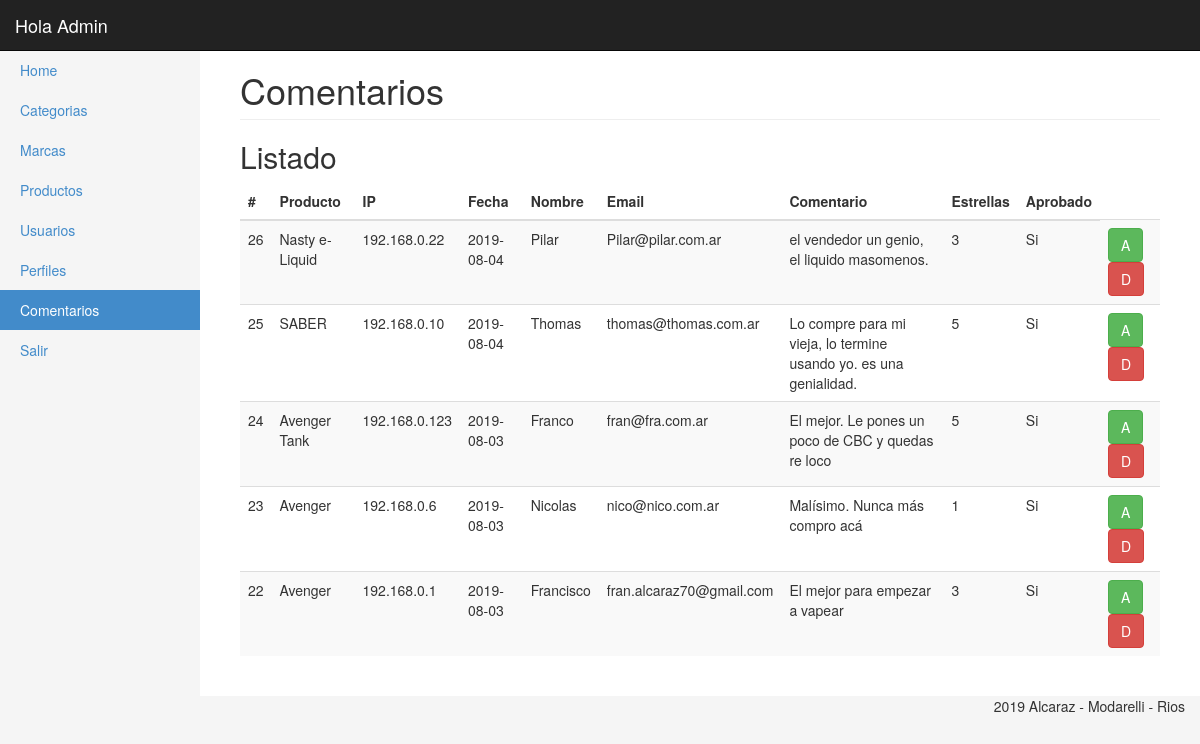
/_admin/comentarios.php?app=26 (signed in), run on the app's committed database.
### tables this page shows
CREATE TABLE `comentarios` (
  `id_comentario` int(11) NOT NULL,
  `id_producto` int(11) NOT NULL,
  `ip_origen` varchar(255) NOT NULL,
  `fecha` date NOT NULL,
  `txt_nombre` varchar(200) NOT NULL,
  `txt_email` varchar(200) NOT NULL,
  `txt_comentario` varchar(800) NOT NULL,
  `cant_estrellas` int(11) NOT NULL,
  `sn_aprobado` int(11) NOT NULL
);

CREATE TABLE `productos` (
  `id_producto` int(11) NOT NULL,
  `marca` int(11) DEFAULT NULL,
  `categoria` int(11) NOT NULL,
  `txt_desc` varchar(300) NOT NULL,
  `alt` varchar(300) NOT NULL,
  `img` varchar(800) NOT NULL,
  `descripcion` varchar(800) NOT NULL,
  `sn_destacado` int(11) DEFAULT '0',
  `sn_habilitado` int(11) DEFAULT '0'
);

### _admin/clases/comentarios.php (called while the page is built, shortened)
<?
Class Comentario{
	private $con;
	public function __construct($con){
		$this->con = $con;
	}
	public function getList(){
		$query = "SELECT c.id_comentario, c.id_producto, p.txt_desc, c.ip_origen, c.fecha, c.txt_nombre, c.txt_email, c.txt_comentario, c.cant_estrellas,
		case when c.sn_aprobado = -1 then 'Si' else 'No' end sn_aprobado
		from comentarios c
		join productos p on p.id_producto = c.id_producto order by 1 desc";
        return $this->con->query($query);
	}
}
?>

### _admin/comentarios.php (the view, shortened to what this page needs)
<?
require('inc/header.php');
?>
<div class="container-fluid">
    <?$commentsMenu = 'Comentarios';
		$comentarios = new Comentario($con);
		include('inc/side_bar.php');
    ?>
        <div class="col-sm-9 col-md-10 main">
		  <h1 class="page-header">
            Comentarios
          </h1>
			<h2 class="sub-header">Listado</h2>
          <div class="table-responsive">
            <table class="table table-striped">
              <thead>
                <tr>
                  <th>#</th>
                  <th>Producto</th>
				  <th>IP</th>
				  <th>Fecha</th>
				  <th>Nombre</th>
				  <th>Email</th>
				  <th>Comentario</th>
				  <th>Estrellas</th>
				  <th>Aprobado</th>
                </tr>
              </thead>
			  <tbody>
				<?
					foreach($comentarios->getList() as $comentario){?>
						<tr>
						  <td><?=$comentario['id_comentario'];?></td>
						  <td><?=$comentario['txt_desc'];?></td>
						  <td><?=$comentario['ip_origen'];?></td>
						  <td><?=$comentario['fecha'];?></td>
						  <td><?=$comentario['txt_nombre'];?></td>
						  <td><?=$comentario['txt_email'];?></td>
						  <td><?=$comentario['txt_comentario'];?></td>
						  <td><?=$comentario['cant_estrellas'];?></td>
						  <td><?=$comentario['sn_aprobado'];?></td>
						  <td>
							<?if(in_array('comment.app',$_SESSION['usuario']['permisos'])){?>
								<a href="comentarios.php?app=<?=$comentario['id_comentario']?>"><button type="button" class="btn btn-success" title="Aprobar">A</button></a>
							<?}?>
							<?if(in_array('comment.dis',$_SESSION['usuario']['permisos'])){?>
								<a href="comentarios.php?dis=<?=$comentario['id_comentario']?>"><button type="button" class="btn btn-danger" title="Desaprobar">D</button></a>
							<?}?>
					      </td>
						</tr>
				    <?}?>
              </tbody>
            </table>
          </div>
      </div>
	</div>
</div>
<?include('inc/footer.php');?>

### _admin/css/styles.css (style rules this page uses)
body { padding-top: 50px; background-color: #f5f5f5; }
.main { padding: 20px; background-color: #fff; }
@media (min-width: 768px) { .main { padding-right: 40px; padding-left: 40px; } }
.main .page-header { margin-top: 0; }

### data on the page
comentarios: id_comentario "26", id_producto.txt_desc "Nasty e-Liquid", ip_origen "192.168.0.22", fecha "2019-08-04", txt_nombre "Pilar", txt_email "Pilar@pilar.com.ar", txt_comentario "el vendedor un genio, el liquido masomenos.", cant_estrellas "3", sn_aprobado "Si"
comentarios: id_comentario "25", id_producto.txt_desc "SABER", ip_origen "192.168.0.10", fecha "2019-08-04", txt_nombre "Thomas", txt_email "thomas@thomas.com.ar", txt_comentario "Lo compre para mi vieja, lo termine usando yo. es una genialidad.", cant_estrellas "5", sn_aprobado "Si"
comentarios: id_comentario "24", id_producto.txt_desc "Avenger Tank", ip_origen "192.168.0.123", fecha "2019-08-03", txt_nombre "Franco", txt_email "fran@fra.com.ar", txt_comentario "El mejor. Le pones un poco de CBC y quedas re loco", cant_estrellas "5", sn_aprobado "Si"
comentarios: id_comentario "23", id_producto.txt_desc "Avenger", ip_origen "192.168.0.6", fecha "2019-08-03", txt_nombre "Nicolas", txt_email "nico@nico.com.ar", txt_comentario "Malísimo. Nunca más compro acá", cant_estrellas "1", sn_aprobado "Si"
comentarios: id_comentario "22", id_producto.txt_desc "Avenger", ip_origen "192.168.0.1", fecha "2019-08-03", txt_nombre "Francisco", txt_email "fran.alcaraz70@gmail.com", txt_comentario "El mejor para empezar a vapear", cant_estrellas "3", sn_aprobado "Si"

### other printed values
$_SESSION['usuario']['nombre'] "Admin"
